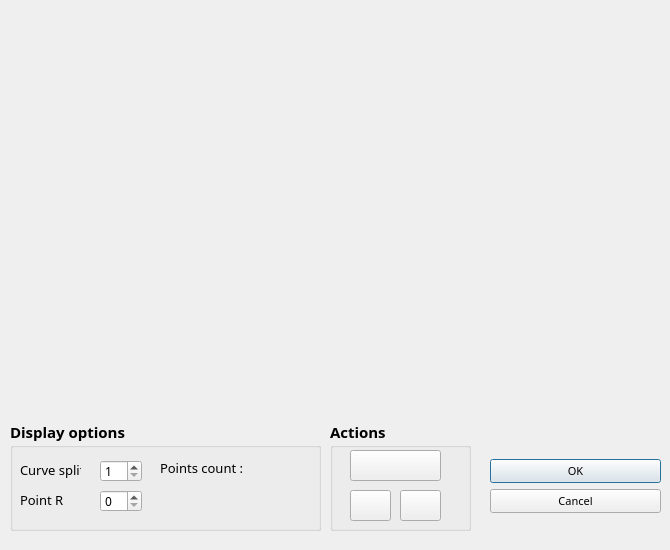
<?xml version="1.0" encoding="UTF-8"?>
<ui version="4.0">
 <class>BSplaneDialog</class>
 <widget class="QDialog" name="BSplaneDialog">
  <property name="geometry">
   <rect>
    <x>0</x>
    <y>0</y>
    <width>670</width>
    <height>550</height>
   </rect>
  </property>
  <property name="minimumSize">
   <size>
    <width>670</width>
    <height>550</height>
   </size>
  </property>
  <property name="maximumSize">
   <size>
    <width>670</width>
    <height>550</height>
   </size>
  </property>
  <property name="windowTitle">
   <string>B-Splane builder</string>
  </property>
  <property name="windowIcon">
   <iconset resource="res.qrc">
    <normaloff>:Data/pencil.png</normaloff>:Data/pencil.png</iconset>
  </property>
  <widget class="QDialogButtonBox" name="buttonBox">
   <property name="geometry">
    <rect>
     <x>490</x>
     <y>430</y>
     <width>171</width>
     <height>111</height>
    </rect>
   </property>
   <property name="font">
    <font>
     <family>Euphemia</family>
     <pointsize>8</pointsize>
    </font>
   </property>
   <property name="orientation">
    <enum>Qt::Vertical</enum>
   </property>
   <property name="standardButtons">
    <set>QDialogButtonBox::Cancel|QDialogButtonBox::Ok</set>
   </property>
   <property name="centerButtons">
    <bool>true</bool>
   </property>
  </widget>
  <widget class="BSplaneWidget" name="widget" native="true">
   <property name="geometry">
    <rect>
     <x>10</x>
     <y>10</y>
     <width>650</width>
     <height>400</height>
    </rect>
   </property>
   <property name="sizePolicy">
    <sizepolicy hsizetype="Fixed" vsizetype="Fixed">
     <horstretch>0</horstretch>
     <verstretch>0</verstretch>
    </sizepolicy>
   </property>
   <property name="minimumSize">
    <size>
     <width>650</width>
     <height>400</height>
    </size>
   </property>
   <property name="maximumSize">
    <size>
     <width>650</width>
     <height>400</height>
    </size>
   </property>
   <property name="baseSize">
    <size>
     <width>650</width>
     <height>400</height>
    </size>
   </property>
  </widget>
  <widget class="QGroupBox" name="groupBox">
   <property name="geometry">
    <rect>
     <x>10</x>
     <y>420</y>
     <width>311</width>
     <height>111</height>
    </rect>
   </property>
   <property name="font">
    <font>
     <family>Euphemia</family>
     <pointsize>11</pointsize>
     <weight>75</weight>
     <bold>true</bold>
     <underline>false</underline>
    </font>
   </property>
   <property name="title">
    <string>Display options</string>
   </property>
   <property name="flat">
    <bool>false</bool>
   </property>
   <property name="checkable">
    <bool>false</bool>
   </property>
   <widget class="QLabel" name="label">
    <property name="geometry">
     <rect>
      <x>10</x>
      <y>40</y>
      <width>61</width>
      <height>20</height>
     </rect>
    </property>
    <property name="font">
     <font>
      <family>Euphemia</family>
      <pointsize>10</pointsize>
      <weight>50</weight>
      <bold>false</bold>
     </font>
    </property>
    <property name="text">
     <string>Curve split</string>
    </property>
   </widget>
   <widget class="QSpinBox" name="curveSplitBox">
    <property name="geometry">
     <rect>
      <x>90</x>
      <y>40</y>
      <width>42</width>
      <height>22</height>
     </rect>
    </property>
    <property name="font">
     <font>
      <pointsize>9</pointsize>
      <weight>50</weight>
      <bold>false</bold>
     </font>
    </property>
    <property name="minimum">
     <number>1</number>
    </property>
   </widget>
   <widget class="QLabel" name="label_3">
    <property name="geometry">
     <rect>
      <x>10</x>
      <y>70</y>
      <width>61</width>
      <height>20</height>
     </rect>
    </property>
    <property name="font">
     <font>
      <family>Euphemia</family>
      <pointsize>10</pointsize>
      <weight>50</weight>
      <bold>false</bold>
     </font>
    </property>
    <property name="text">
     <string>Point R</string>
    </property>
   </widget>
   <widget class="QSpinBox" name="pointRBox">
    <property name="geometry">
     <rect>
      <x>90</x>
      <y>70</y>
      <width>42</width>
      <height>22</height>
     </rect>
    </property>
    <property name="font">
     <font>
      <pointsize>9</pointsize>
      <weight>50</weight>
      <bold>false</bold>
     </font>
    </property>
    <property name="maximum">
     <number>20</number>
    </property>
   </widget>
   <widget class="QLabel" name="label_2">
    <property name="geometry">
     <rect>
      <x>150</x>
      <y>40</y>
      <width>101</width>
      <height>16</height>
     </rect>
    </property>
    <property name="font">
     <font>
      <pointsize>10</pointsize>
      <weight>50</weight>
      <italic>false</italic>
      <bold>false</bold>
      <kerning>true</kerning>
     </font>
    </property>
    <property name="text">
     <string>Points count :</string>
    </property>
   </widget>
   <widget class="QLabel" name="countLabel">
    <property name="geometry">
     <rect>
      <x>240</x>
      <y>40</y>
      <width>31</width>
      <height>16</height>
     </rect>
    </property>
    <property name="font">
     <font>
      <pointsize>10</pointsize>
      <weight>75</weight>
      <bold>true</bold>
     </font>
    </property>
    <property name="text">
     <string/>
    </property>
   </widget>
  </widget>
  <widget class="QGroupBox" name="groupBox_3">
   <property name="geometry">
    <rect>
     <x>330</x>
     <y>420</y>
     <width>141</width>
     <height>111</height>
    </rect>
   </property>
   <property name="font">
    <font>
     <family>Euphemia</family>
     <pointsize>11</pointsize>
     <weight>75</weight>
     <bold>true</bold>
     <underline>false</underline>
    </font>
   </property>
   <property name="title">
    <string>Actions</string>
   </property>
   <property name="flat">
    <bool>false</bool>
   </property>
   <property name="checkable">
    <bool>false</bool>
   </property>
   <widget class="QPushButton" name="deleteButton_2">
    <property name="geometry">
     <rect>
      <x>20</x>
      <y>30</y>
      <width>91</width>
      <height>31</height>
     </rect>
    </property>
    <property name="text">
     <string/>
    </property>
    <property name="icon">
     <iconset resource="res.qrc">
      <normaloff>:Data/pointer.png</normaloff>:Data/pointer.png</iconset>
    </property>
    <property name="iconSize">
     <size>
      <width>40</width>
      <height>20</height>
     </size>
    </property>
    <property name="shortcut">
     <string/>
    </property>
    <property name="checkable">
     <bool>true</bool>
    </property>
    <property name="autoRepeat">
     <bool>false</bool>
    </property>
    <property name="autoDefault">
     <bool>true</bool>
    </property>
    <property name="default">
     <bool>false</bool>
    </property>
    <property name="flat">
     <bool>false</bool>
    </property>
   </widget>
   <widget class="QPushButton" name="deleteButton">
    <property name="geometry">
     <rect>
      <x>70</x>
      <y>70</y>
      <width>41</width>
      <height>31</height>
     </rect>
    </property>
    <property name="text">
     <string/>
    </property>
    <property name="icon">
     <iconset resource="res.qrc">
      <normaloff>:Data/cursor.png</normaloff>:Data/cursor.png</iconset>
    </property>
    <property name="iconSize">
     <size>
      <width>20</width>
      <height>20</height>
     </size>
    </property>
    <property name="shortcut">
     <string/>
    </property>
    <property name="checkable">
     <bool>true</bool>
    </property>
    <property name="autoRepeat">
     <bool>false</bool>
    </property>
    <property name="autoDefault">
     <bool>true</bool>
    </property>
    <property name="default">
     <bool>false</bool>
    </property>
    <property name="flat">
     <bool>false</bool>
    </property>
   </widget>
   <widget class="QPushButton" name="clearAllButton">
    <property name="geometry">
     <rect>
      <x>20</x>
      <y>70</y>
      <width>41</width>
      <height>31</height>
     </rect>
    </property>
    <property name="text">
     <string/>
    </property>
    <property name="icon">
     <iconset resource="res.qrc">
      <normaloff>:Data/rubbish-bin.png</normaloff>:Data/rubbish-bin.png</iconset>
    </property>
    <property name="iconSize">
     <size>
      <width>20</width>
      <height>20</height>
     </size>
    </property>
    <property name="shortcut">
     <string/>
    </property>
    <property name="checkable">
     <bool>false</bool>
    </property>
    <property name="autoRepeat">
     <bool>false</bool>
    </property>
    <property name="autoDefault">
     <bool>true</bool>
    </property>
    <property name="default">
     <bool>false</bool>
    </property>
    <property name="flat">
     <bool>false</bool>
    </property>
   </widget>
  </widget>
 </widget>
 <customwidgets>
  <customwidget>
   <class>BSplaneWidget</class>
   <extends>QWidget</extends>
   <header>bsplanewidget.h</header>
   <container>1</container>
  </customwidget>
 </customwidgets>
 <resources>
  <include location="res.qrc"/>
 </resources>
 <connections>
  <connection>
   <sender>buttonBox</sender>
   <signal>accepted()</signal>
   <receiver>BSplaneDialog</receiver>
   <slot>accept()</slot>
   <hints>
    <hint type="sourcelabel">
     <x>248</x>
     <y>254</y>
    </hint>
    <hint type="destinationlabel">
     <x>157</x>
     <y>274</y>
    </hint>
   </hints>
  </connection>
  <connection>
   <sender>buttonBox</sender>
   <signal>rejected()</signal>
   <receiver>BSplaneDialog</receiver>
   <slot>reject()</slot>
   <hints>
    <hint type="sourcelabel">
     <x>316</x>
     <y>260</y>
    </hint>
    <hint type="destinationlabel">
     <x>286</x>
     <y>274</y>
    </hint>
   </hints>
  </connection>
 </connections>
</ui>
